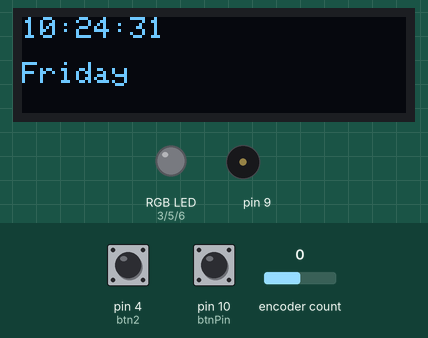
Bench run of a sketch on a simulated Arduino Uno, built with avr-gcc and run on an emulated ATmega328P. Shown: 128×32 one-colour display, an RGB LED mixed from three pins (HIGH = lit), buzzer (waves = sounding). Inputs (shaded band) come from the test bench; at power-on: pin 10 (btnPin) HIGH, encoder count 0, pin 4 (btn2) HIGH. The local clock reads 2024-03-15 10:24:30 at power-on unless the sketch sets it.

Above: at 1.2 s.
1.3 s: pin 10 (btnPin) pulled LOW for 1 s
At 3.2 s:
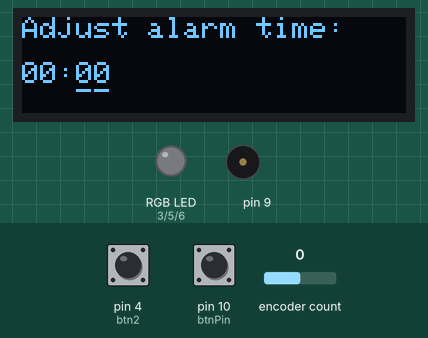
3.8 s: encoder count set to -1
At 5.0 s:
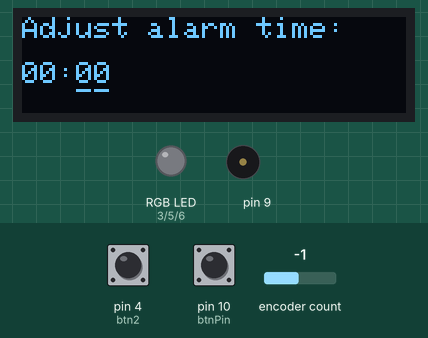
5.3 s: pin 10 (btnPin) pulled LOW for 3.2 s
At 7.12 s:
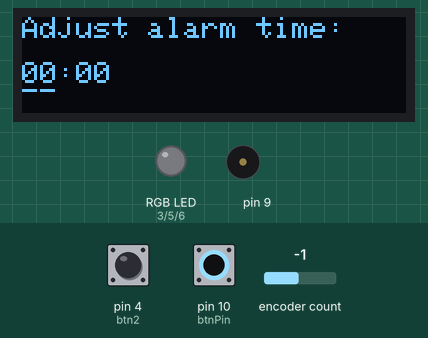
10.0 s: pin 4 (btn2) pulled LOW for 0.15 s
At 11.8 s:
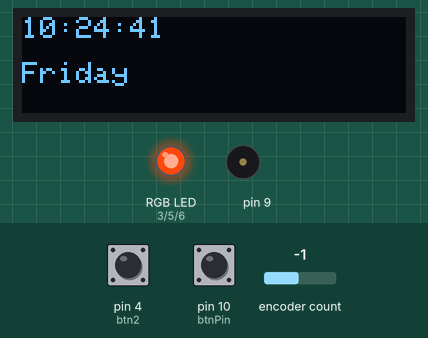
13.1 s: pin 10 (btnPin) pulled LOW for 1 s
At 15.3 s:
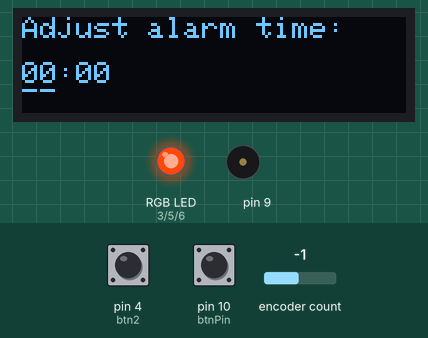
15.6 s: encoder count set to -2
At 16.2 s:
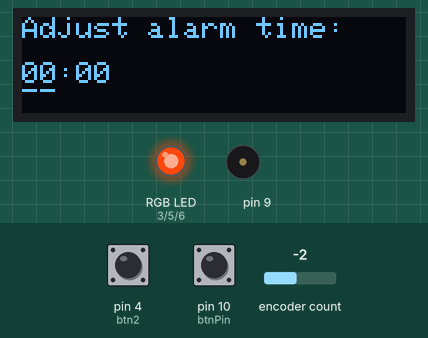
Timing chart, 0 to 18.1 s (numbered marks = the images above; inputs shaded):
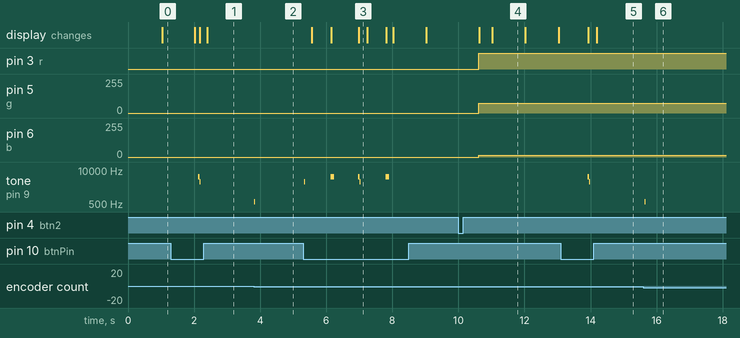

Measured:
- after the input at 1.3 s, tone on pin 9: silent → 5600 Hz after 0.82 s, → 3600 Hz 0.05 s later, → silent 0.01 s later; the display: first differs from a run without the input after 0.87 s (image 1 shows a later state)
- after the input at 3.8 s, tone on pin 9: silent → 600 Hz at once, → silent 0.03 s later
- after the input at 5.3 s, tone on pin 9: plays 3600 Hz for 0.01 s, 5600 Hz for 0.10 s, 5600 Hz for 0.05 s, 3600 Hz for 0.01 s, 5600 Hz for 0.10 s, starting at once; the display: changes after 0.27 s (image 3)
- after the input at 10.0 s, pin 3 (r): LOW → HIGH after 0.62 s; pin 5 (g): 0/255 → 73/255 after 0.62 s; pin 6 (b): 0/255 → 12/255 after 0.62 s
- after the input at 13.1 s, tone on pin 9: silent → 5600 Hz after 0.81 s, → 3600 Hz 0.05 s later, → silent 0.01 s later; the display: first changes after 0.83 s (image 5 shows a later state)
- after the input at 15.6 s, tone on pin 9: silent → 600 Hz at once, → silent 0.03 s later
- what the display in image 4 shows lasts 1.0 s, from 11.0 s to 12.0 s

The sketch:

solar_alarm.ino
```cpp
// GUI for setting alarm time for the sunrise alarm clock
#include <Encoder.h>
#include "RTClib.h"
#include <Wire.h>
#include <Adafruit_GFX.h>
#include <Adafruit_SSD1306.h>

// defining the pins for the inputs and outputs
Encoder myEnc(11, 12);
#define btnPin 10
#define r 3
#define g 5
#define b 6
#define btn2 4

bool btnState = HIGH;
bool prev_btnState = HIGH;
int correction = 0;
bool btn2State = HIGH;

RTC_DS1307 rtc;
DateTime now;

void display_time();
void set_alarm(long);
void sunrise();
void setColor(int, int, int);

int timer_thresh = 800;
int menu_counter = 0;
int enc_counter = 0;
long prev_pos = 0;
unsigned long pt = 0;
int count = 0;

#define SCREEN_WIDTH 128 // OLED display width, in pixels
#define SCREEN_HEIGHT 32 // OLED display height, in pixels

#define OLED_RESET 4
Adafruit_SSD1306 display(SCREEN_WIDTH, SCREEN_HEIGHT, &Wire, OLED_RESET);

char daysOfTheWeek[7][12] = {"Sunday", "Monday", "Tuesday", "Wednesday", "Thursday", "Friday", "Saturday"};

// wake up hours
int h = 6;
// wake up minutes
int m = 0;

int time_set = 0;
int hour_set = 0;
int min_set = 0;
int prev_h = 0;
int prev_m = 0;

// time till alarm is fully lit (in seconds)
int timeout = 20*60;

// color values for red green and blue LEDs
int rval=0;
int gval=0;
int bval=0;

char hour_set_text[3];
char min_set_text[3];

void setup() {
  pinMode(btnPin, INPUT_PULLUP);
  pinMode(btn2, INPUT_PULLUP);
  pinMode(r, OUTPUT);
  pinMode(g, OUTPUT);
  pinMode(b, OUTPUT);
  // put your setup code here, to run once:
  if(!display.begin(SSD1306_SWITCHCAPVCC, 0x3C)) { // Address 0x3D for 128x64
    Serial.println(F("SSD1306 allocation failed"));
    for(;;); // Don't proceed, loop forever
  }

  if (! rtc.begin()) {
    Serial.println("Couldn't find RTC");
    Serial.flush();
    while (1) delay(10);
  }

  // uncomment this line to adjust time manually, if needed
  //rtc.adjust(DateTime(2023, 7, 15, 8, 21, 0));

  if (! rtc.isrunning()) {
    Serial.println("RTC is NOT running, let's set the time!");
    // When time needs to be set on a new device, or after a power loss, the
    // following line sets the RTC to the date & time this sketch was compiled
    rtc.adjust(DateTime(F(__DATE__), F(__TIME__)));
    // This line sets the RTC with an explicit date & time, for example to set
    // January 21, 2014 at 3am you would call:
    // rtc.adjust(DateTime(2014, 1, 21, 3, 0, 0));
  }

  setColor(0, 0, 0);
  display.clearDisplay();
  Serial.begin(9600);
}

void loop() {
  display.clearDisplay();
  unsigned long ct = millis();

  btnState = digitalRead(btnPin);
  btn2State = digitalRead(btn2);

  long timer = ct - pt;

  if (timer > timer_thresh && prev_btnState == LOW)
  {
    menu_counter++;
    btnState = HIGH;
    tone(9, 5600, 100);
  }

  if (btnState == LOW && prev_btnState == HIGH)
  {
    pt = ct;
    prev_btnState = btnState;
  }

  //Serial.println(timer);

  if (btnState == HIGH)
  {
    pt = ct;
    prev_btnState = btnState;
  }

  if (menu_counter % 2 == 0)
  {
    display_time();
  }

  if (menu_counter % 2 != 0)
  {
    set_alarm(timer);
  }

  display.display();
  // Serial.println(enc_counter);
  // Serial.print("RGB Values: ");
  // Serial.print("R = ");
  // Serial.print(rval);
  // Serial.print(", G = ");
  // Serial.print(gval);
  // Serial.print(", B = ");
  // Serial.println(bval);
  // Serial.print("COUNT = ");
  // Serial.println(count);
}

void set_alarm(long timer)
{
  long newPosition = (myEnc.read())/2;
  long position = newPosition - correction;
  long enc_change = position - prev_pos;

  display.setTextSize(1.5);
  display.setTextColor(SSD1306_WHITE);
  display.setCursor(0, 0);
  display.print("Adjust alarm time:");

  sprintf(hour_set_text, "%02d", hour_set);
  sprintf(min_set_text, "%02d", min_set);

  display.setTextSize(1.5);
  display.setTextColor(SSD1306_WHITE);
  display.setCursor(0, 15);
  display.print(hour_set_text);
  display.print(':');
  display.print(min_set_text);

  if (enc_counter % 2 == 0)
  {
    display.setCursor(0, 18);
    display.print("__");
    hour_set = prev_h + enc_change;
  }

  if (enc_counter % 2 != 0)
  {
    display.setCursor(18, 18);
    display.print("__");
    min_set = prev_m + enc_change;
  }

  display.display();

  if (min_set < 0)
  {
    min_set = 0;
    prev_m = min_set;
    prev_pos = position;
    tone(9, 600, 30);
  }

  if (hour_set < 0)
  {
    hour_set = 0;
    prev_h = hour_set;
    prev_pos = position;
    tone(9, 600, 30);
  }

  if (hour_set > 24)
  {
    hour_set = 0;
    prev_h = hour_set;
    prev_pos = position;
  }

  if (min_set > 60)
  {
    min_set = 0;
    prev_m = min_set;
    prev_pos = position;
  }

  if (btnState == LOW && timer < 150)
  {
    digitalWrite(13, HIGH);
    tone(9, 3600, 10);
    enc_counter++;
    prev_h = hour_set;
    prev_m = min_set;
    prev_pos = position;
    delay(200);
  }

  else
  {
    digitalWrite(13, LOW);
  }
}

void display_time()
{
  now = rtc.now();

  display.setTextSize(1.5);
  display.setTextColor(SSD1306_WHITE);
  display.setCursor(0, 0);
  display.print(now.hour(), DEC);
  display.print(':');
  display.print(now.minute(), DEC);
  display.print(':');
  display.print(now.second(), DEC);

  display.setTextSize(1.5);
  display.setTextColor(SSD1306_WHITE);
  display.setCursor(0, 15);
  display.print(daysOfTheWeek[now.dayOfTheWeek()]);

  if (hour_set != now.hour())
  {
    if (btn2State == LOW)
    {
    count++;
    delay(600);
    }
    if(count%2 != 0){
    setColor(255, 73, 12);
    }
    if(count%2 == 0){
    setColor(0,0,0);
    }
  }

  sunrise();
}

// sunrise colors function
void sunrise()
{
  h = hour_set;
  m = min_set;

  // Elapsed time since the sunrise routine started, in seconds
  long elapsed_time = (now.hour() - h) * 3600 + (now.minute() - m) * 60 + now.second();

  // Calculate elapsed time as a percentage
  int percentage = map(elapsed_time, 0, timeout, 0, 100);
  percentage = constrain(percentage, 0, 100); // Ensure percentage stays within bounds

  if(h == now.hour())
  {
    if (percentage <= 0 || percentage > 100) {
      // Turn off LEDs if sunrise is not active
      setColor(0, 0, 0);
      return;
    }

    if (elapsed_time > timeout+(20*60))
    {
      setColor(0, 0, 0);
      return;
    }

    // Sunrise color keypoints (in RGB)
    int colors[6][3] = {
      {2, 1, 2},
      {10, 4, 10},
      {40, 2, 12},
      {80, 0, 20},
      {160, 24, 4},
      {200, 60, 10}
    };

    // Determine which two colors to interpolate between
    int num_colors = 6;
    float step = 100.0 / (num_colors - 1); // Percent step per color transition
    int index = percentage / step;        // Base color index
    float t = (percentage - (index * step)) / step; // Interpolation factor (0.0 to 1.0)

    if (index >= num_colors - 1)
    {
      // Beyond the last color, use the final one
      rval = colors[num_colors - 1][0];
      gval = colors[num_colors - 1][1];
      bval = colors[num_colors - 1][2];
    }
    else
    {
      // Interpolate between the current color and the next
      rval = colors[index][0] + t * (colors[index + 1][0] - colors[index][0]);
      gval = colors[index][1] + t * (colors[index + 1][1] - colors[index][1]);
      bval = colors[index][2] + t * (colors[index + 1][2] - colors[index][2]);
    }

    setColor(rval, gval, bval);
  }
}

// set RGB LEDs color function
void setColor(int red, int green, int blue)
{
  analogWrite(r, red);
  analogWrite(g, green);
  analogWrite(b, blue);
}
```
